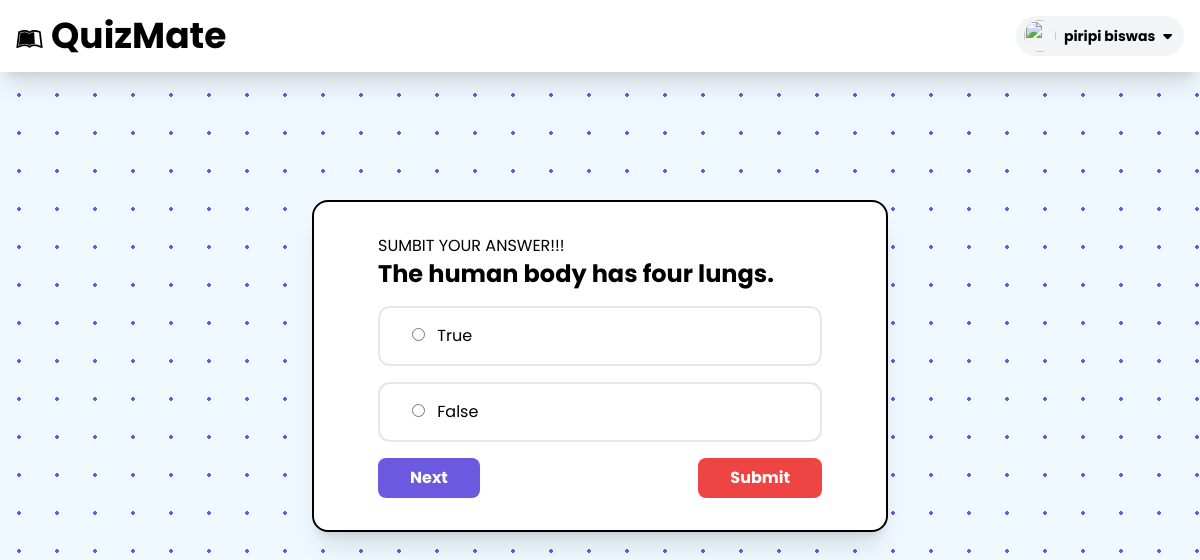
/home/exam/3/ (signed in), run on the app's committed database.
### exam/models.py (models this page shows, shortened)
class Question(models.Model):
    exam = models.ForeignKey(Exam, related_name='questions', on_delete=models.CASCADE)
    QUESTION_TYPE = (
        ('SingleMCQ', 'SingleMCQ'),
        ('MultipleMCQ', 'MultipleMCQ'),
        ('TrueFalse', 'TrueFalse'),
        ('Subjective', 'Subjective'),
    )
    question = models.TextField()
    question_type = models.CharField(max_length=100, choices=QUESTION_TYPE)
    mark = models.IntegerField(default=1)
    options = models.ManyToManyField('Option', related_name='questions', blank=True)

class Option(models.Model):
    option = models.TextField()
    is_correct = models.BooleanField(default=False)
    def __str__(self):
        return self.option

### exam/views.py (the view, shortened to what this page needs)
# urls.py: path('exam/<int:exam_id>/', examView, name='exam'),
@login_required(login_url='/login')
def examView(request, exam_id):
    if(request.user.id == Exam.objects.get(id=exam_id).classes.teacher.id):
        return redirect('/home/exam/details/'+str(exam_id))
    data = {}
    if not AnswerSheet.objects.filter(exam=exam_id, student=request.user.id).exists():
        AnswerSheet.objects.create(exam=Exam.objects.get(id=exam_id), student=request.user, status="STARTED")
    exam_obj = Exam.objects.get(id=exam_id)
    question_obj = Question.objects.filter(exam=exam_id)
    answersheet = AnswerSheet.objects.filter(exam=exam_id, student=request.user.id)
    done_answers = Answer.objects.filter(answersheet=answersheet[0].id, answered=True)
    done_questions = [x for x in done_answers.values_list('question', flat=True)]
    for question in question_obj:
        if question.id in done_questions:
            continue
        else:
            data = {"question": question, 'answersheet': answersheet[0].id,'total': question_obj.count()+1, 'done': done_answers.count()+1}
            break
    return render(request, 'exam/exam.html',data)

### templates/exam/exam.html (shortened to what this page needs)
{%extends "exam/base.html" %} {% load static %} {% block content %}
<div class="max-w-xl mx-auto mt-32">
    <div
        class="bg-white py-8 px-16 rounded-2xl shadow-xl border-2 border-black"
    >
        <span> SUMBIT YOUR ANSWER!!!</span>
        <h1 class="text-2xl font-bold">{{question.question}}</h1>
        <form method="POST">
            <div class="mcqfield">
                {% for option in question.options.all %}
                <div class="mt-4">
                    <button
                        type="button"
                        onclick="selectanswer('{{option.id}}')"
                        class="px-8 py-4 bg-white w-full text-left border-2 border-gray-200 rounded-xl"
                    >
                        <input
                            type="radio"
                            name="answer"
                            id="option{{option.id}}"
                            value="1"
                            class="mr-2 text-primary"
                        />
                        <label
                            id="answer{{option.id}}"
                            for="option{{option.id}}"
                            >{{option}}</label
                        >
                    </button>
                </div>
                {% endfor %}
            </div>
            <div class="mt-4">
                <div class="flex justify-between">
                    {% if done != total %}
                    <button
                        type="submit"
                        value="next"
                        name="action"
                        class="bg-primary text-white font-bold p-2 rounded-lg px-8 hover:bg-secondary"
                    >
                        Next
                    </button>
                    {% endif %}
                    <button
                        type="submit"
                        value="submit"
                        name="action"
                        class="bg-red-500 text-white font-bold p-2 rounded-lg px-8 hover:bg-red-400"
                    >
                        Submit
                    </button>
                </div>
            </div>
        </form>
    </div>
</div>
{%endblock%}

### templates/reusable/exam_header.html (shortened to what this page needs)
{% load static %}
<div class="sticky top-0 max-w-screen bg-white py-4 shadow-xl">
    <div class="max-w-7xl px-4 flex justify-between items-center mx-auto">
        <div>
            <a href="/home" class="text-xl md:text-2xl lg:text-4xl text-black font-bold" ><i class="text-2xl mr-2 fa fa-leanpub"></i>QuizMate</a>
        </div>
        <div class="relative ml-3">
            <div>
                <button
                    type="button"
                    class="flex max-w-xs items-center rounded-full bg-gray-100 py-1 px-2 gap-2 text-sm focus:outline-none focus:ring-2 focus:ring-white focus:ring-offset-2 focus:ring-offset-gray-800"
                    id="user-menu-button"
                    aria-expanded="false"
                    aria-haspopup="true"
                    onclick="profileheaderModal()"
                >
                    <img
                        class="h-8 w-8 rounded-full"
                        src="https://www.clipartmax.com/png/middle/171-1717870_stockvader-predicted-cron-for-may-user-profile-icon-png.png"
                        alt=""
                    />
                    <p>
                        {% if request.user.first_name != "" %}
                        <span class="font-bold">
                            {{request.user.first_name}}
                            {{request.user.last_name}}
                        </span>
                        {% else %}
                        <span class="font-bold">{{request.user.username}}</span>
                        {% endif %}
                    </p>
                    <i class="fa-solid fa-caret-down mr-1"></i>
                </button>
            </div>
        </div>
    </div>
</div>

### static/exam/base.css (style rules this page uses)
.polkabg { background-image: radial-gradient( #6b5ae0 1.6500000000000001px, #f0f9ff 1.6500000000000001px ); background-size: 38px 38px; }

### data on the page
Question: question "The human body has four lungs."
Option: option "True"
Option: option "False"

### other printed values
{{ request.user.first_name }} "piripi"
{{ request.user.last_name }} "biswas"
